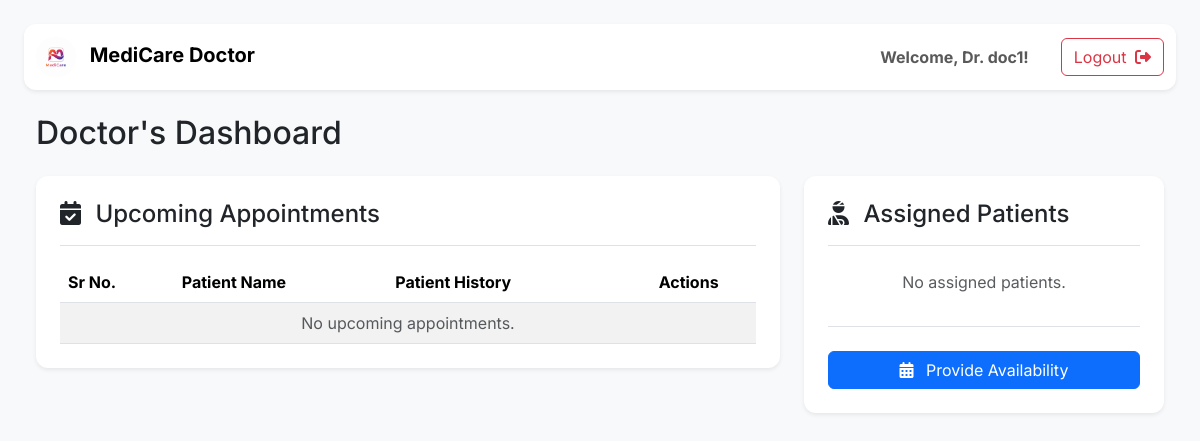
/doctor (signed in), run on an earlier commit of the app's database.
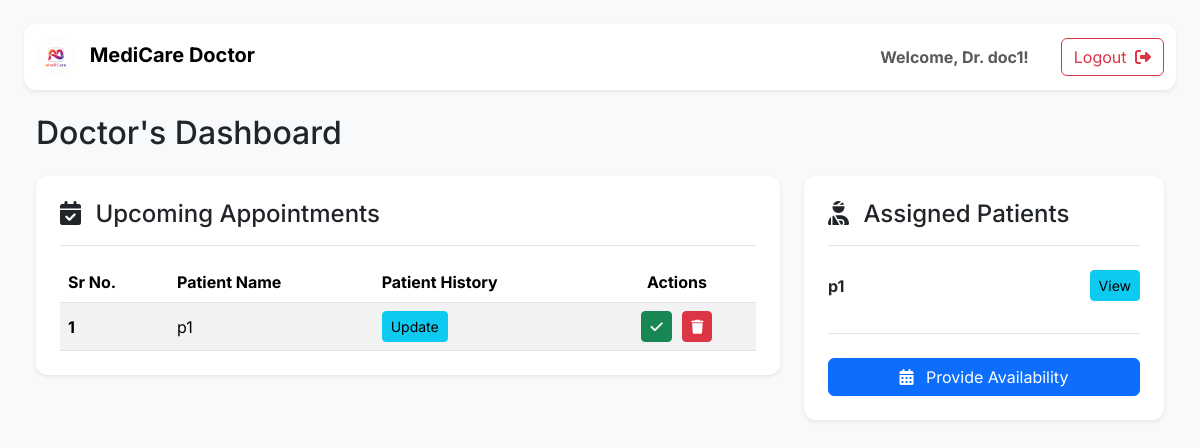
And on a later commit of the database.
### application/models.py (models this page shows)
class Appointment(db.Model):
    __tablename__ = 'appointment'
    id = db.Column(db.Integer(),primary_key = True)
    patient_id = db.Column(db.Integer(), db.ForeignKey('patient.id', ondelete="CASCADE"), nullable=True)
    doctor_id = db.Column(db.Integer(), db.ForeignKey('doctor.id', ondelete="CASCADE"), nullable=True)
    date = db.Column(db.String(), nullable=False)
    time = db.Column(db.String(), nullable=False)
    visit_type = db.Column(db.String(), default="In-person", nullable=False)
    status = db.Column(db.String(), default="Upcoming")

class Patient(db.Model):
    __tablename__ = 'patient'
    id = db.Column(db.Integer(),primary_key = True)
    blocked = db.Column(db.Boolean(), default=False, nullable=False)
    user_id = db.Column(db.Integer(), db.ForeignKey('user.id', ondelete="CASCADE"), nullable=False)
    name = db.Column(db.String(), nullable=False)
    age = db.Column(db.Integer(), nullable=False)
    gender = db.Column(db.String(), nullable=False)
    phone = db.Column(db.String(), nullable=False)
    email = db.Column(db.String(), nullable=False)
    appointment = db.relationship('Appointment', backref='patient')

### application/controllers.py (the view)
@app.route("/doctor")
def doctor_dash():
    user = require_login()
    doctor = Doctor.query.filter_by(user_id=user.id).first()
    if not doctor:
        flash("Doctor profile not found!", "danger")
        return redirect("/login")
    appointments = Appointment.query.filter_by(doctor_id=doctor.id,status="Upcoming").all()
    patients = {a.patient for a in appointments}
    return render_template("doctor_dash.html",
        doctor=doctor, this_user=user, appointments=appointments, patients=patients)

### application/controllers.py (called while the page is built)
def current_user():
    uid = session.get("user_id")
    return User.query.get(uid) if uid else None

def require_login():
    user = current_user()
    return user if user else redirect("/login")

### templates/doctor_dash.html (shortened to what the changed rows need)
<!DOCTYPE html>
<html lang="en">
<head>
    <link href="https://cdn.jsdelivr.net/npm/bootstrap@5.3.2/dist/css/bootstrap.min.css" rel="stylesheet">
</head>
<body class="p-4">
    <main class="container-fluid">
        <h2 class="mb-4">Doctor's Dashboard</h2>
        <div class="row">
            <div class="col-lg-8">
                <div class="card shadow-sm p-4 mb-4">
                    <div class="table-responsive">
                        <table class="table table-striped mb-0 align-middle">
                            <thead>
                                <tr>
                                    <th scope="col">Sr No.</th>
                                    <th scope="col">Patient Name</th>
                                    <th scope="col">Patient History</th>
                                    <th scope="col" class="text-center">Actions</th>
                                </tr>
                            </thead>
                            <tbody>
                                {% if appointments %}
                                {% for a in appointments %}
                                <tr>
                                    <th scope="row">{{ loop.index }}</th>
                                    <td>{{ a.patient.name }}</td>
                                    <td>
                                        <a href="/update_appointment/{{a.id}}" class="btn btn-sm btn-info">Update</a>
                                    </td>
                                    <td class="text-center">
                                        <a href="/complete_appointment/{{ a.id }}"
                                            class="btn btn-sm btn-success btn-table-action">
                                            <i class="fa-solid fa-check"></i>
                                        </a>
                                        <a href="/delete_appointment/{{ a.id }}"
                                            class="btn btn-sm btn-danger btn-table-action">
                                            <i class="fa-solid fa-trash"></i>
                                        </a>
                                    </td>
                                </tr>
                                {% endfor %}
                                {% else %}
                                <tr>
                                    <td colspan="4" class="text-center text-muted">
                                        No upcoming appointments.
                                    </td>
                                </tr>
                                {% endif %}
                            </tbody>
                        </table>
                    </div>
                </div>
            </div>
            <div class="col-lg-4">
                <div class="card shadow-sm p-4 mb-4">
                    <ul class="list-group list-group-flush">
                        {% if patients %}
                        {% for p in patients %}
                        <li class="list-group-item d-flex justify-content-between align-items-center px-0">
                            <strong>{{ p.name }}</strong>
                            <a href="/patient_history?id={{ p.id }}" class="btn btn-sm btn-info">View</a>
                        </li>
                        {% endfor %}
                        {% else %}
                        <li class="list-group-item text-muted text-center">No assigned patients.</li>
                        {% endif %}
                    </ul>
                </div>
            </div>
        </div>
    </main>
</body>
</html>

What changed in the data, as far as the page shows it:
added Appointment: patient.name "p1"
now on this page (row unchanged): Patient: name "p1"
Also different on the page:
text no longer shown: "No upcoming appointments. No assigned patients."
